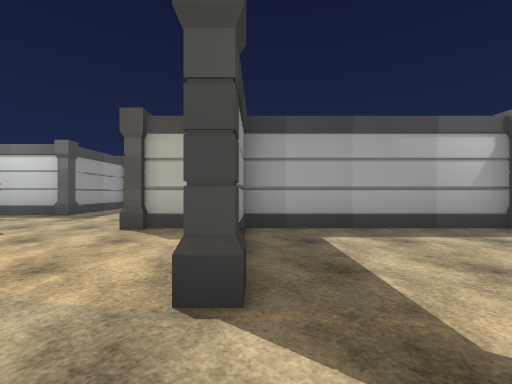
[1] (above)

24 first-person views from a walk through a scene from a Unity 3-D project. The camera is 1.3 m above the floor, looks level and sees 90° across. The floor is counted in squares, 2 m on a side. Each view is taken from the middle of a square. On the plan, view 1 faces up. The plan holds only what a view shows up to about 9 squares ahead; the rest is blank. The place goes on beyond the plan. The player character is not drawn. Some animated figures are left out. Some surface patterns are stand-ins.

[2]
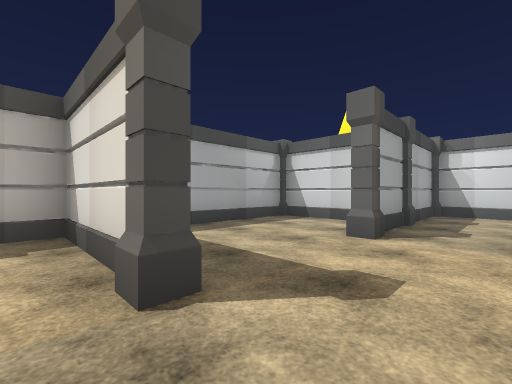

[3]
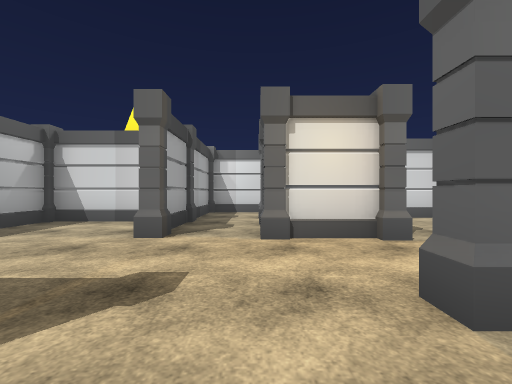

[4]
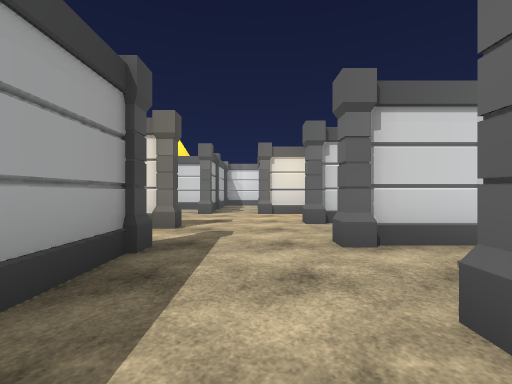

[5]
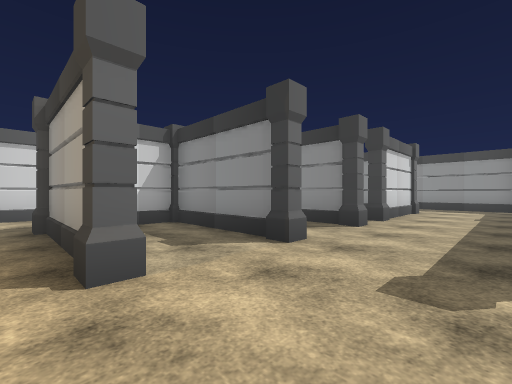

[6]
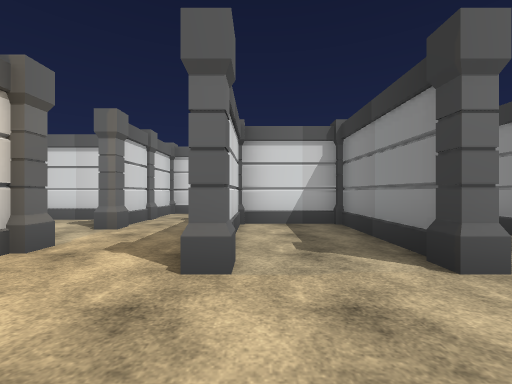

[7]
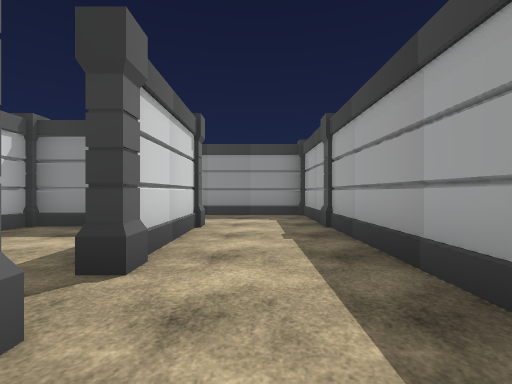

[8]
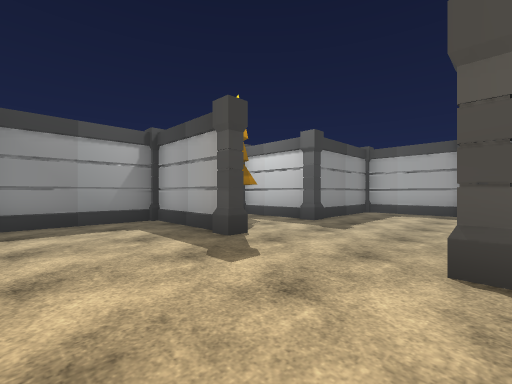

[9]
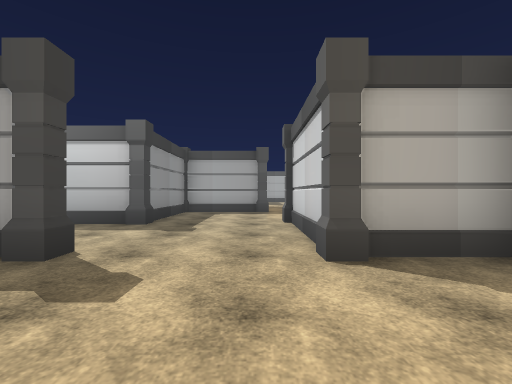

[10]
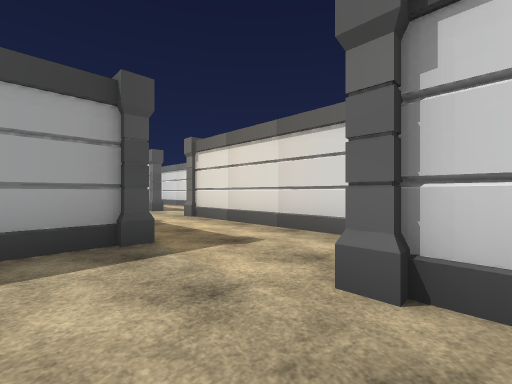

[11]
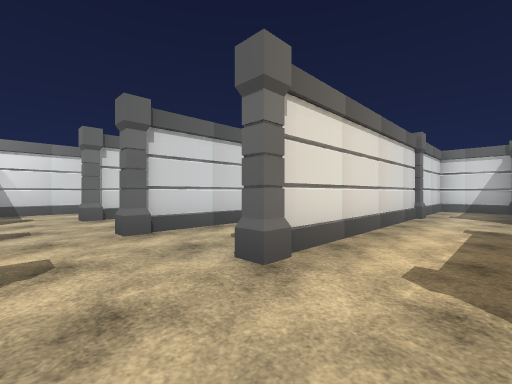

[12]
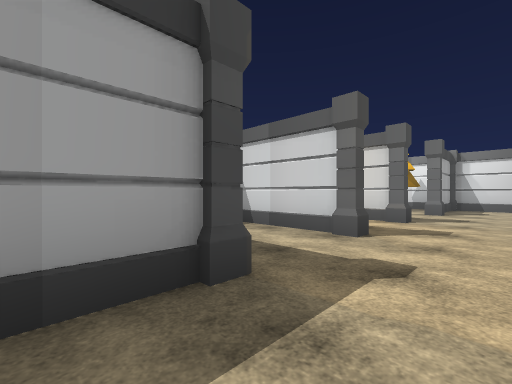

[13]
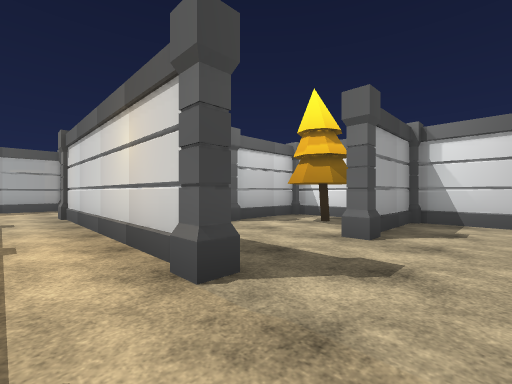

[14]
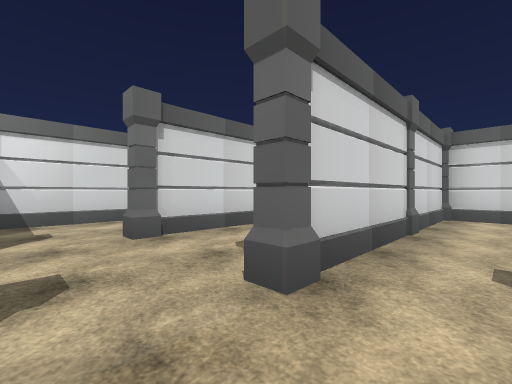

[15]
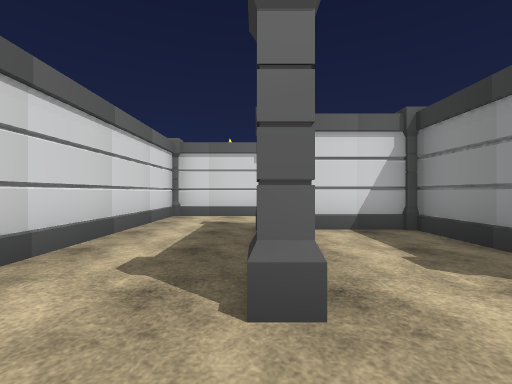

[16]
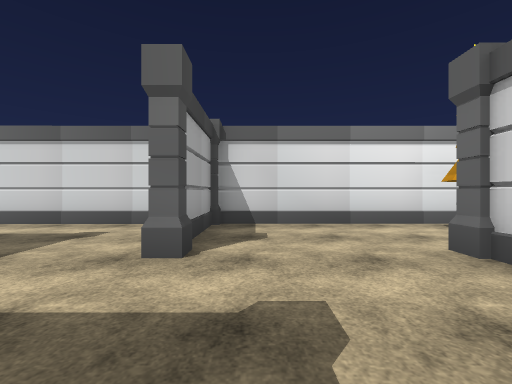

[17]
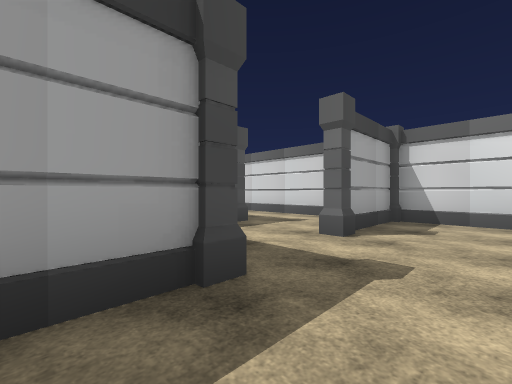

[18]
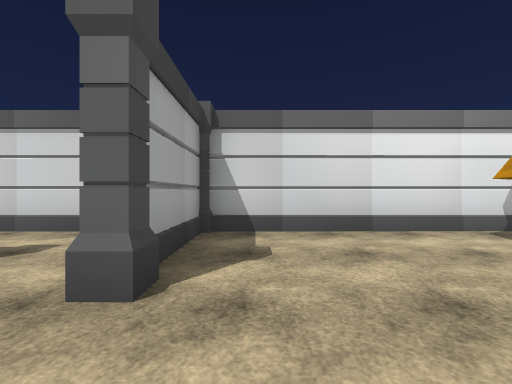

[19]
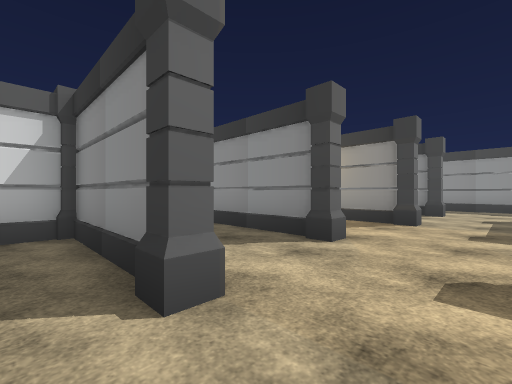

[20]
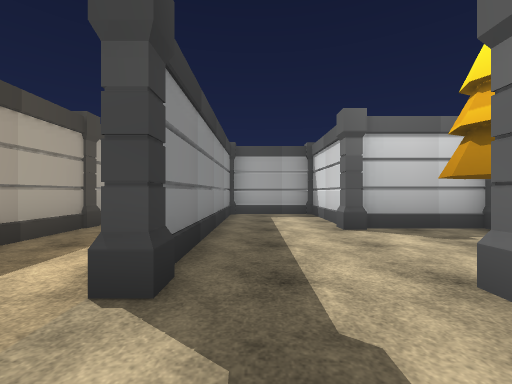

[21]
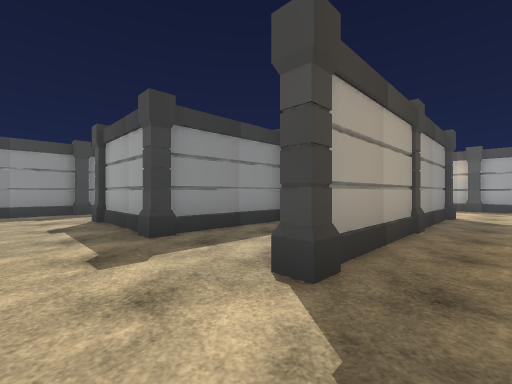

[22]
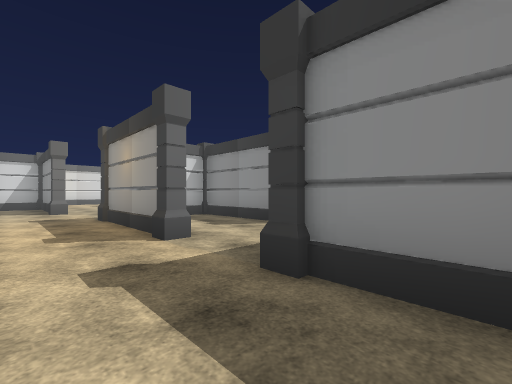

[23]
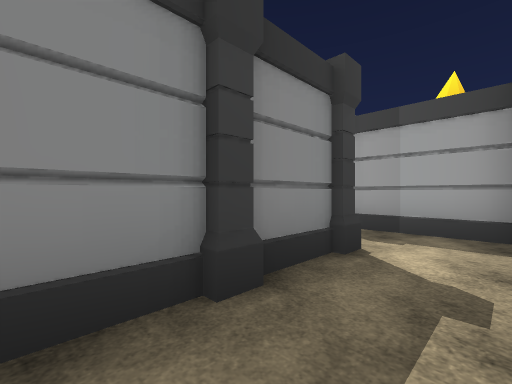

[24]
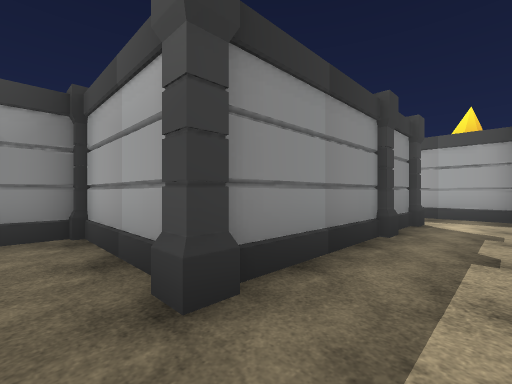

### Floor plan
Points are (right, up) in squares from view 1. A wall is a line through its corners. A room is listed if a view was taken in it or the views show most of it. See-through windows are left out.
Room 1 (views 1, 2, 3, 4, 5, 6, 7)
walls: (-0.3, 2.4) (-0.3, 3.4); (-2.5, 1.4) (-7.4, 1.4); (-1.7, -1.4) (-1.7, -3.5); (-0.1, 4.7) (-0.1, 3); (4.7, 2.5) (4.7, 4.6) (0.1, 4.6); (0.3, -3.4) (0.3, -1.4); (-1.8, -2.9) (-1.9, -1.4); (-3.9, -1.4) (-3.9, -3.1); (-1.5, -4.3) (-0.5, -4.3); (7.1, 1.4) (3.4, 1.4); (7.3, -0.3) (7.3, 1.9); (-7.5, -1.1) (-5.5, -1.1)
ways out: opening at (-1.3, 2) to room 2; opening at (7, -1) to room 5; opening at (1.5, -1.5) to room 6; opening at (-8, 0)
objects: pillar (-5, -1); pillar (-4, -1); pillar (-2, -1); pillar (-2, 1); pillar (0, -1); pillar (0, 2); pillar (3, 0); pillar (3, 2); pillar (4, 0); pillar (5, 1); pillar (6, 0); pillar (7, 1)
Room 2 (views 8, 9, 10)
walls: (-2.2, 5.4) (-2.2, 7.5); (-2.1, 6.7) (-2.1, 5.7); (-1.6, 4.7) (-0.1, 4.7); (-5.4, 4.6) (-7.4, 4.6); (-0.3, 4.7) (-0.3, 6.9); (0.1, 4.6) (-1.6, 4.6); (-0.3, 3.4) (-0.3, 4.6); (-0.3, 8.6) (-0.3, 12.6); (-5.3, 9.5) (-5.3, 7.3) (-7.5, 7.3); (-7.8, 4.5) (-7.8, 2.5); (-2.7, 13.4) (-2.7, 10.4) (-5.2, 10.4)
ways out: opening at (-1.3, 2) to room 1; opening at (-1.5, 12.5) to room 3
objects: pillar (-8, 1) to (-8, 2); other object (-7, 6); pillar (-5, 5); pillar (-5, 7); pillar (-3, 10); pillar (-2, 5); pillar (-2, 8); pillar (0, 8)
Room 3 (views 11, 12, 13, 14, 15, 19, 20, 21, 22)
walls: (2.1, 16.4) (2.1, 20.5); (-0.3, 16.4) (-0.3, 18.2); (2.2, 13.1) (2.2, 10.6); (2.1, 12.4) (2.1, 13.4); (4.7, 19.4) (4.7, 20.5); (2.2, 20.5) (2.2, 16.4); (-0.1, 20.5) (-0.1, 16.4); (6.5, 18.6) (5.4, 18.6); (-2.7, 18.5) (-2.7, 16.4); (-3.4, 15.6) (-4.4, 15.6); (7.3, 14.5) (7.3, 18.5); (2.5, 10.5) (4.1, 10.5); (4.7, 11.1) (4.7, 13.4); (-5.3, 13.4) (-5.3, 10.6)
ways out: opening at (-1.5, 12.5) to room 2; opening at (6.5, 13.5) to room 4; opening at (1, 12) to room 7; opening at (-5.5, 14.5)
objects: pillar (-5, 14); pillar (-3, 14); pillar (-3, 16); pillar (0, 13); pillar (0, 16); pillar (0, 19); pillar (2, 14); pillar (2, 16); pillar (5, 14); pillar (5, 16); pillar (5, 19); other object (6, 16) to (6, 17); pillar (7, 16); pillar (7, 19)
Room 4 (views 16, 17, 18)
walls: (5.5, 8) (6.5, 8); (6.4, 7.9) (5.4, 7.9); (7.3, 8.5) (7.3, 14.5); (1.5, 7.6) (1, 7.6); (7.3, 1.9) (7.3, 7.5)
ways out: opening at (6.5, 13.5) to room 3
objects: pillar (2, 8); pillar (5, 5); pillar (5, 8); pillar (5, 10); other object (6, 3) to (6, 4); pillar (7, 8)
Room 5 (views 23, 24)
walls: (5.1, -5.1) (3.5, -5.1); (2.7, -5.5) (2.7, -6); (5.6, -0.5) (5.6, -4.6)
ways out: opening at (7, -1) to room 1
objects: pillar (6, -5); pillar (6, -2)
Room 6 (no view inside)
walls: (3.6, -5) (5, -5); (2.6, -1.5) (2.6, -0.4); (0.5, -1.8) (0.5, -3.4); (0.5, -6.7) (2.6, -6.7) (2.6, -5.4); (5.5, -4.5) (5.5, -3.8)
ways out: opening at (1.5, -1.5) to room 1
objects: pillar (0, -4); pillar (3, -5); pillar (3, -4); pillar (3, -2)
Room 7 (no view inside)
walls: (2.1, 8.6) (2.1, 12.4); (1, 7.7) (1.5, 7.7); (-0.1, 12.6) (-0.1, 10.4)
ways out: opening at (1, 12) to room 3
objects: pillar (2, 10)

Positions as (right, up) in squares from view 1, and headings:
1: (0, 0), facing up
2: (-1, 0), facing up-right
3: (-1, 0), facing right
4: (-5, 0), facing right
5: (1, 1), facing down-left
6: (0, 1), facing down
7: (-3, 0), facing left
8: (-2, 2), facing up-left
9: (-3, 2), facing up
10: (-4, 7), facing up-right
11: (-2, 15), facing down-right
12: (-4, 14), facing up-right
13: (1, 14), facing up-right
14: (1, 15), facing down-right
15: (5, 15), facing down
16: (2, 7), facing right
17: (1, 6), facing up-right
18: (3, 7), facing right
19: (3, 15), facing down-left
20: (3, 14), facing up
21: (1, 14), facing up-left
22: (-1, 17), facing down-left
23: (7, -3), facing up-left
24: (7, -6), facing up-left
